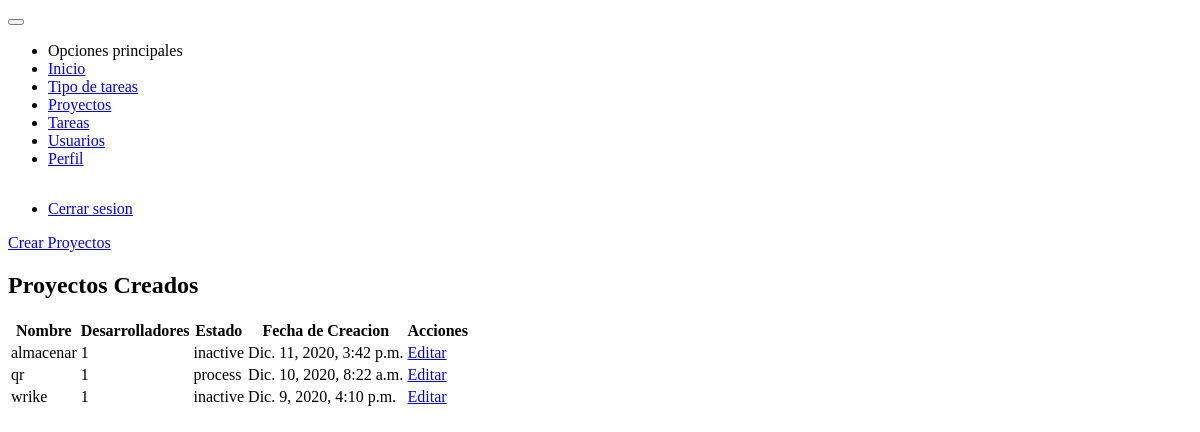
Page /proyectos/ (signed in) on the earlier database version.
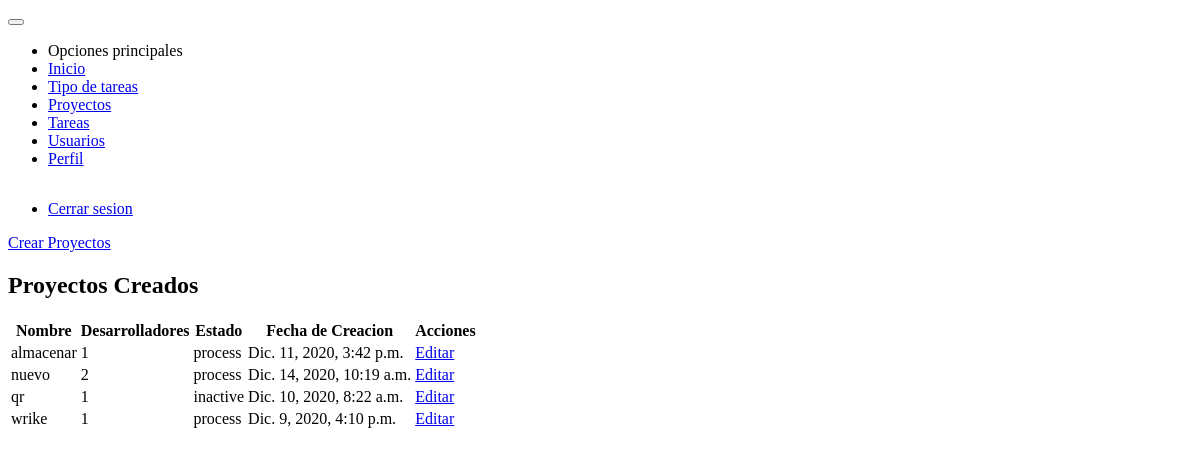
Same page on the later database version.
### projects/models.py (models this page shows, shortened)
class Project(models.Model):
    STATUS_CHOICES = (
        ('process', 'En Proceso'),
        ('inactive', 'Inactivo'),
    )
    name = models.CharField(max_length=50, unique=True)
    developer = models.ManyToManyField(User)
    status = models.CharField(
        max_length=10, choices=STATUS_CHOICES, default=STATUS_CHOICES[0])
    slug = models.SlugField(max_length=50, unique=True)
    porcent = models.IntegerField(default=0)
    created_at = models.DateTimeField(auto_now_add=timezone.now())
    update_at = models.DateTimeField(auto_now=timezone.now())

### projects/views.py (the view)
# urls.py: path('proyectos/', views.ProjectListView.as_view(), name='project'),
class ProjectListView(LoginRequiredMixin, ListView):
    login_url = 'users:login'
    template_name = 'projects/project.html'
    def get_queryset(self):
        group = self.request.user.groups.filter(name='administradores')
        if group:
            return Project.objects.annotate(Count('developer'))
        else:
            developer = User.objects.filter(pk=self.request.user.pk).first()
            return Project.objects.filter(developer=developer)
    def get_context_data(self, **kwargs):
        context = super().get_context_data(**kwargs)
        context['group'] = self.request.user.groups.filter(
            name='administradores').exists()
        return context

### projects/templates/projects/project.html (shortened to what this page needs)
{% extends 'base.html' %}
{% block content %}
    <div class="card">
        <div class="card-content m-2">
            {% if perms.projects.add_project %}
                <a class="button success" href="{% url 'projects:add_project' %}"> Crear Proyectos</a>
            {% endif %}
            <h2 class="card-title text-center">Proyectos Creados</h2>
            {% include 'projects/snippets/projects.html' %}
        </div>
    </div>
{% endblock %}

### projects/templates/projects/snippets/projects.html (shortened to what this page needs)
<table class="table" data-role="table" data-horizontal-scroll="true" data-table-search-title="Buscar: " data-table-rows-count-title="Cantidad a mostrar" data-search-threshold="25">
    {% if group %}
        <thead>
            <tr>
                <th>Nombre</th>
                <th>Desarrolladores</th>
                <th>Estado</th>
                <th>Fecha de Creacion</th>
                <th>Acciones</th>
            </tr>
        </thead>
        <tbody>
            {% for projects in object_list %}
                <tr>
                    <td>{{ projects.name }}</td>
                    <td>{{ projects.developer__count }}</td>
                    <td>{{ projects.status }}</td>
                    <td>{{ projects.created_at }}</td>
                    <td>
                        <a href="{% url 'projects:update_project' projects.slug %}" class="button info"> Editar</a>
                    </td>
                </tr>
            {% endfor %}
        </tbody>
    {% endif %}
</table>

Differences in the rows shown:
changed Project "almacenar": status "inactive" → "process"
added Project: name "nuevo", developer__count "2", status "process", created_at "Dic. 14, 2020, 10:19 a.m."
changed Project "qr": status "process" → "inactive"
changed Project "wrike": status "inactive" → "process"
